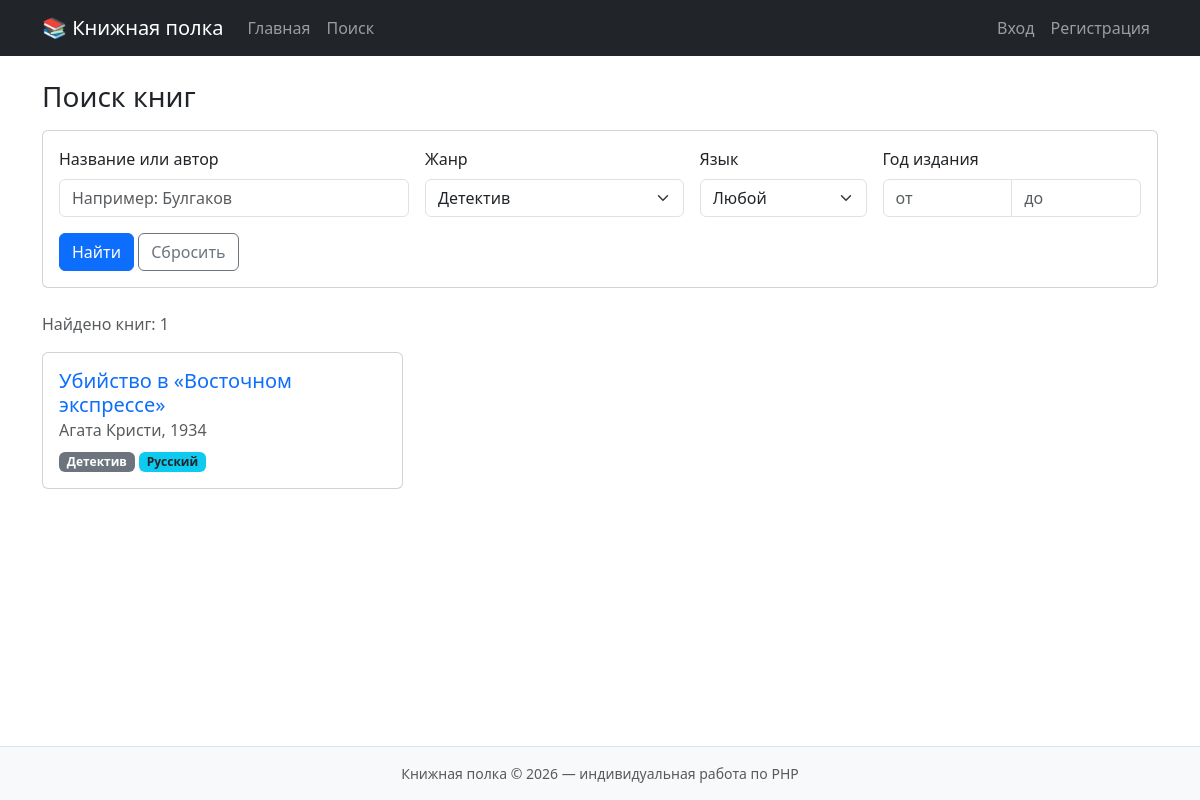
Page /index.php?page=search&genre_id=3 on the committed database.
### tables this page shows
CREATE TABLE books (
    id             INT AUTO_INCREMENT PRIMARY KEY,
    title          VARCHAR(200) NOT NULL,
    author         VARCHAR(100) NOT NULL,
    genre_id       INT NOT NULL,
    year           SMALLINT NOT NULL,
    language       ENUM('ru', 'en', 'other') NOT NULL,
    is_recommended TINYINT(1) NOT NULL DEFAULT 0,
    description    TEXT NOT NULL,
    user_id        INT NULL,
    created_at     DATETIME NOT NULL DEFAULT CURRENT_TIMESTAMP,
    FOREIGN KEY (genre_id) REFERENCES genres(id) ON DELETE RESTRICT,
    FOREIGN KEY (user_id)  REFERENCES users(id)  ON DELETE SET NULL
);

CREATE TABLE genres (
    id   INT AUTO_INCREMENT PRIMARY KEY,
    name VARCHAR(50) NOT NULL UNIQUE
);

### app/core/Controller.php (called while the page is built, shortened)
<?php
abstract class Controller
{
    protected function render(string $view, array $data = []): void
    {
        extract($data);
        require ROOT . '/app/views/layout/header.php';
        require ROOT . "/app/views/$view.php";
        require ROOT . '/app/views/layout/footer.php';
    }
}

### app/controllers/BookController.php (called while the page is built, shortened)
<?php
class BookController extends Controller
{
    public function search(): void
    {
        $filters = [
            'query'     => trim($_GET['query'] ?? ''),
            'genre_id'  => $_GET['genre_id'] ?? '',
            'language'  => $_GET['language'] ?? '',
            'year_from' => $_GET['year_from'] ?? '',
            'year_to'   => $_GET['year_to'] ?? '',
        ];
        if (!array_key_exists($filters['language'], Book::LANGUAGES)) {
            $filters['language'] = '';
        }
        foreach (['year_from', 'year_to'] as $key) {
            if (!ctype_digit((string)$filters[$key])) {
                $filters[$key] = '';
            }
        }
        $this->render('books/search', [
            'title'   => 'Поиск книг',
            'filters' => $filters,
            'genres'  => (new Genre())->all(),
            'books'   => (new Book())->search($filters),
        ]);
    }
}

### public/index.php (called while the page is built, shortened)
<?php
require ROOT . '/app/core/helpers.php';
$routes = require ROOT . '/config/routes.php';
$page = $_GET['page'] ?? 'home';
[$controllerName, $methodName] = $routes[$page];
$controller = new $controllerName();
$controller->$methodName();

### app/core/helpers.php (called while the page is built, shortened)
<?php
function e($value): string
{
    return htmlspecialchars((string)$value, ENT_QUOTES, 'UTF-8');
}
function url(string $page, array $params = []): string
{
    return 'index.php?' . http_build_query(array_merge(['page' => $page], $params));
}

### app/models/Genre.php (called while the page is built, shortened)
<?php
class Genre extends Model
{
    public function all(): array
    {
        return $this->db->query('SELECT * FROM genres ORDER BY name')->fetchAll();
    }
}

### app/core/Model.php (called while the page is built, shortened)
<?php
abstract class Model
{
    public function __construct()
    {
        $this->db = Database::connect();
    }
}

### app/core/Database.php (called while the page is built)
<?php
class Database
{
    private static ?PDO $connection = null;
    public static function connect(): PDO
    {
        if (self::$connection === null) {
            $dsn = 'mysql:host=' . DB_HOST . ';dbname=' . DB_NAME . ';charset=utf8mb4';
            self::$connection = new PDO($dsn, DB_USER, DB_PASS, [
                PDO::ATTR_ERRMODE            => PDO::ERRMODE_EXCEPTION,
                PDO::ATTR_DEFAULT_FETCH_MODE => PDO::FETCH_ASSOC,
                PDO::ATTR_EMULATE_PREPARES   => false,
            ]);
        }
        return self::$connection;
    }
}

### app/models/Book.php (called while the page is built, shortened)
<?php
class Book extends Model
{
    public function search(array $filters): array
    {
        $where = [];
        $params = [];
        if ($filters['genre_id'] !== '') {
            $where[] = 'b.genre_id = ?';
            $params[] = (int)$filters['genre_id'];
        }
        $sql = self::SELECT_WITH_JOINS;
        if ($where) {
            $sql .= ' WHERE ' . implode(' AND ', $where);
        }
        $sql .= ' ORDER BY b.title';
        $stmt = $this->db->prepare($sql);
        $stmt->execute($params);
        return $stmt->fetchAll();
    }
}

### app/views/books/search.php (the view, shortened to what this page needs)
<h1 class="h3 mb-3">Поиск книг</h1>
<form action="index.php" method="get" class="card card-body mb-4">
    <div class="row g-3">
        <div class="col-md-4">
            <label for="query" class="form-label">Название или автор</label>
            <input type="text" id="query" name="query" class="form-control" maxlength="100"
                   value="<?= e($filters['query']) ?>" placeholder="Например: Булгаков">
        </div>
        <div class="col-md-3">
            <label for="genre_id" class="form-label">Жанр</label>
            <select id="genre_id" name="genre_id" class="form-select">
                <?php foreach ($genres as $genre): ?>
                    <option value="<?= $genre['id'] ?>" <?= (string)$genre['id'] === (string)$filters['genre_id'] ? 'selected' : '' ?>>
                        <?= e($genre['name']) ?>
                    </option>
                <?php endforeach; ?>
            </select>
        </div>
        <div class="col-md-2">
            <label for="language" class="form-label">Язык</label>
            <select id="language" name="language" class="form-select">
                <option value="">Любой</option>
            </select>
        </div>
        <div class="col-md-3">
            <label class="form-label">Год издания</label>
            <div class="input-group">
                <input type="number" name="year_from" class="form-control" placeholder="от" min="0"
                       value="<?= e($filters['year_from']) ?>">
                <input type="number" name="year_to" class="form-control" placeholder="до" min="0"
                       value="<?= e($filters['year_to']) ?>">
            </div>
        </div>
    </div>
    <div class="mt-3">
        <button type="submit" class="btn btn-primary">Найти</button>
        <a href="<?= url('search') ?>" class="btn btn-outline-secondary">Сбросить</a>
    </div>
</form>
<p class="text-muted">Найдено книг: <?= count($books) ?></p>
<?php if (empty($books)): ?>
    <div class="alert alert-info">По вашему запросу ничего не найдено. Попробуйте изменить условия поиска.</div>
<?php else: ?>
    <div class="row row-cols-1 row-cols-md-2 row-cols-lg-3 g-3">
        <?php foreach ($books as $book): ?>
            <div class="col"><?php require __DIR__ . '/_card.php'; ?></div>
        <?php endforeach; ?>
    </div>
<?php endif; ?>

### app/views/books/_card.php (shortened to what this page needs)
<div class="card h-100 book-card">
    <div class="card-body">
        <h5 class="card-title">
            <a href="<?= url('book', ['id' => $book['id']]) ?>" class="text-decoration-none">
                <?= e($book['title']) ?>
            </a>
        </h5>
        <h6 class="card-subtitle mb-2 text-muted"><?= e($book['author']) ?>, <?= e($book['year']) ?></h6>
        <span class="badge bg-secondary"><?= e($book['genre_name']) ?></span>
        <span class="badge bg-info text-dark"><?= e(Book::LANGUAGES[$book['language']]) ?></span>
    </div>
</div>

### public/css/style.css (style rules this page uses)
.book-card { transition: box-shadow 0.2s; }

### rows in the picture
books: title "Убийство в «Восточном экспрессе»", author "Агата Кристи", year "1934", genre.name "Детектив", language "Русский"

### other values in the picture
count($books) "1"
form field genre_id "Детектив"
